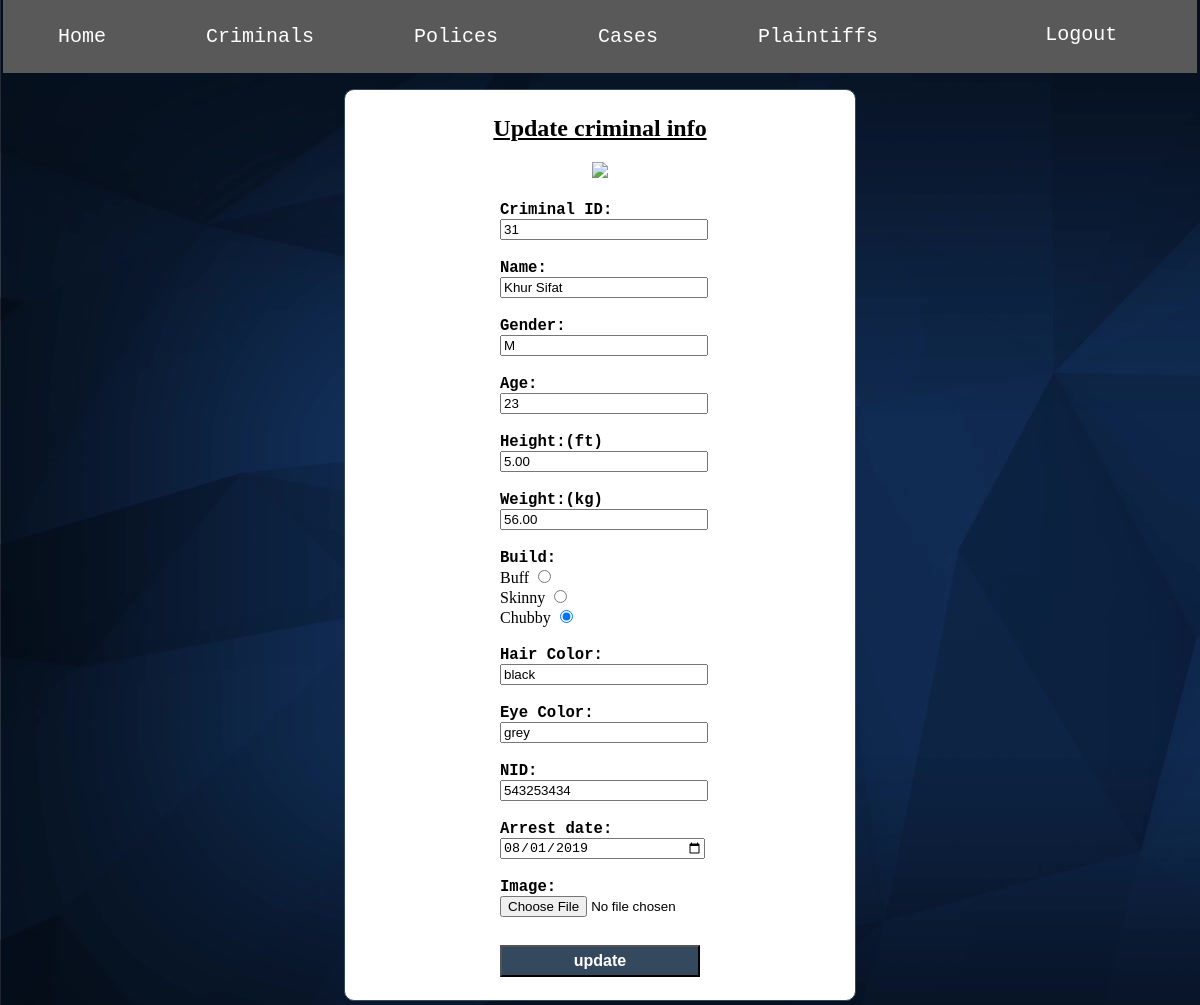
The page /public_html/updateCriminal.php?cID=31 (signed in) on the database its author committed.
### tables this page shows
CREATE TABLE `criminals` (
  `C_id` int(11) NOT NULL,
  `Case_id` int(11) DEFAULT NULL,
  `C_name` varchar(100) NOT NULL,
  `Gender` enum('M','F','N') NOT NULL,
  `Age` int(2) NOT NULL,
  `Height` double(3,2) NOT NULL,
  `Weight` double(5,2) NOT NULL,
  `Build` enum('Buff','Skinny','Chubby') NOT NULL,
  `Hair_color` varchar(20) NOT NULL,
  `Eye_color` varchar(20) NOT NULL,
  `NID` int(11) NOT NULL,
  `Arrest_date` date NOT NULL,
  `C_photo` blob DEFAULT NULL
);

### public_html/updateCriminal.php (the view, shortened to what this page needs)
<?php
    require 'nav.php';
    require 'database_config/connection.php';
    if( isset($_GET['cID'])){
        $C_id = $_GET['cID'];
    }
    $sql = "SELECT * FROM criminals WHERE C_id=".$C_id.";";
    $rows = (mysqli_query($conn, $sql));
    $row = mysqli_fetch_assoc($rows);
?>
<!DOCTYPE html>
<html>
<head>
    <link href="style-sheets/mystyle_insertpage.css" rel="stylesheet" type="text/css">
</head>
<body>
    <div id="main-wrapper">
        <center><u><h2>Update criminal info</h2></u></center>
         <center><img src="images/criminal.png" class="avatarRegis"/> </center><br>
        <form class="myform" action="database_config/updateCrinfo.php" method="POST">
            <label>Criminal ID:</label><br>
            <input name="C_id" type="text" class="inputvalues"  value="<?php echo $row['C_id'];?>" placeholder="Criminal's Name" autofocus readonly /><br><br>
            <label>Name:</label><br>
            <input name="C_name" type="text" class="inputvalues"  value="<?php echo $row['C_name'];?>" placeholder="Criminal's Name" autofocus required /><br><br>
            <label>Gender:</label><br>
            <input name="g" type="text" class="inputvalues"  value="<?php echo $row['Gender'];?>" required readonly/><br><br>
            <label>Age:</label><br>
            <input name="age" type="text" class="inputvalues" placeholder="0" min="0" value="<?php echo $row['Age'];?>"  required /><br><br>
            <label>Height:(ft)</label><br>
            <input name="height" type="text" class="inputvalues" placeholder="0.0" min="0" step="0.01"  value="<?php echo $row['Height'];?>" required /><br><br>
            <label>Weight:(kg)</label><br>
            <input name="weight" type="text" class="inputvalues" placeholder="0.0" min="0" step="0.01"  value="<?php echo $row['Weight'];?>" required /><br><br>
            <?php
                if($row['Build']=='Buff'){
                    echo
                        '<label>Build:</label><br>
                        Buff
                        <input name="build" type="radio" class="" value="Buff" required checked /><br>
                        Skinny
                        <input name="build" type="radio" class="" value="Skinny" required /><br>
                        Chubby
                        <input name="build" type="radio" class="" value="Chubby" required /><br><br>';
                }
                else{
                    echo
                        '<label>Build:</label><br>
                        Buff
                        <input name="build" type="radio" class="" value="Buff" required /><br>
                        Skinny
                        <input name="build" type="radio" class="" value="Skinny" required /><br>
                        Chubby
                        <input name="build" type="radio" class="" value="Chubby" required checked /><br><br>';
                }
            ?>
            <label>Hair Color:</label><br>
            <input name="haircolor" type="text" class="inputvalues" placeholder="criminal's hair color"  value="<?php echo $row['Hair_color'];?>" required /><br><br>
            <label>Eye Color:</label><br>
            <input name="eyecolor" type="text" class="inputvalues" placeholder="criminal's eye color"  value="<?php echo $row['Eye_color'];?>" required /><br><br>
            <label>NID:</label><br>
            <input name="NID" type="text" class="inputvalues" placeholder="NID here or 0 if there's none"  value="<?php echo $row['NID'];?>" /><br><br>
            <label>Arrest date:</label><br>
            <input name="arDate" type="date" class="inputvalues" placeholder="dd/mm/yyyy"  value="<?php echo $row['Arrest_date'];?>" required /><br><br>
            <label>Image:</label>
            <input name="image" type="file" class="inputvalues" /><br><br>
            <input name="update" type="submit" id="signup_btn" value="update" /><br><br>
        </form>
    </div>
</body>
</html>

### public_html/style-sheets/mystyle_nav.css (style rules this page uses)
body { background: url(../images/HomePage_background.jpg); }

### public_html/style-sheets/mystyle_insertpage.css (style rules this page uses)
#main-wrapper { width:500px; margin: 0 auto; background: white; padding: 5px; border-radius: 10px; border: 1px solid #34495e; }
.avatarRegis { width: 150px; text-align: center; }
.myform { width:200px; margin: 0 auto; }
.inputvalues, select { width: 200px; margin: 0 auto; }
#signup_btn { margin-top: 10px; background-color: #34495e; padding: 5px; color:white; width: 200px; text-align: center; font-size: 16px; font-weight: bold; }
label { font-family: monospace; font-weight: bolder; font-size: 120%; }

### rows shown on the page
criminals: C_id "31", C_name "Khur Sifat", g "M", age "23", height "5.00", weight "56.00", haircolor "black", eyecolor "grey", NID "543253434", arDate "08/01/2019"
